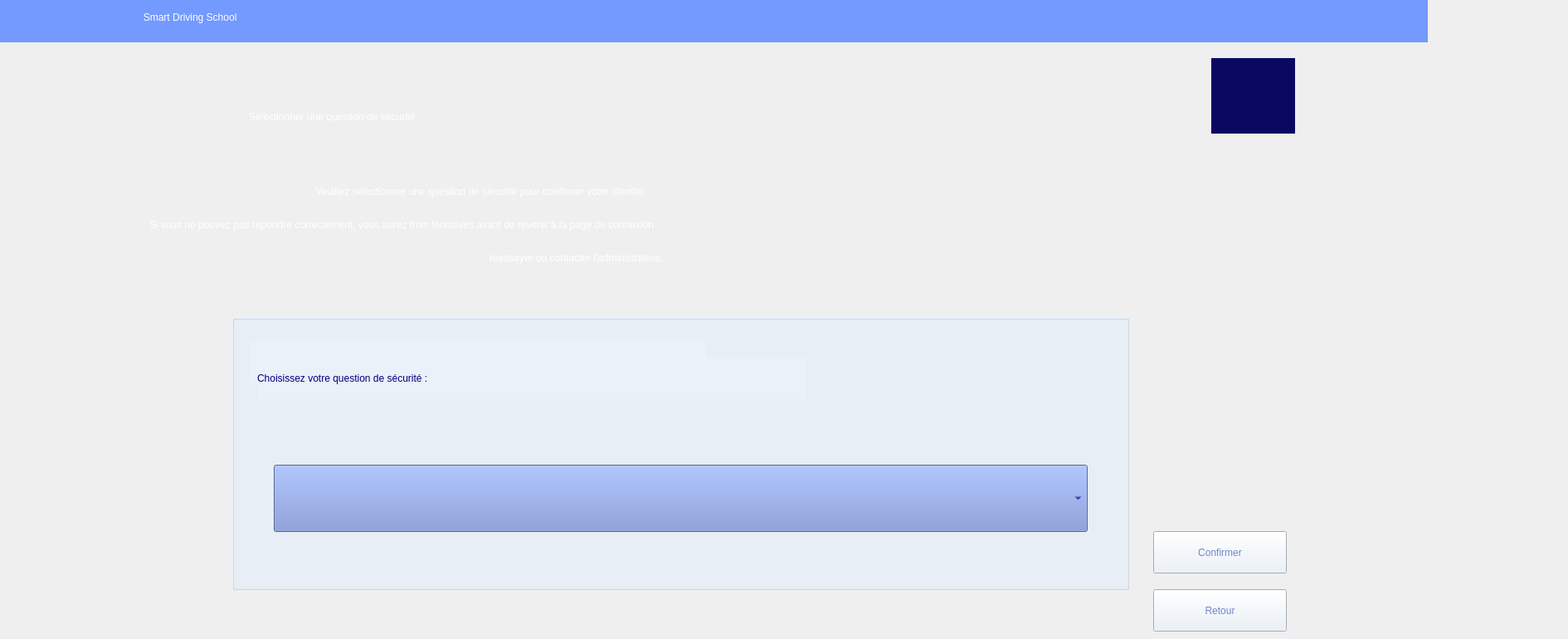
    <widget class="QWidget" name="forgetpwd2">
     <widget class="QLabel" name="label_47">
      <property name="geometry">
       <rect>
        <x>300</x>
        <y>80</y>
        <width>1131</width>
        <height>121</height>
       </rect>
      </property>
      <property name="styleSheet">
       <string notr="true">font: 50pt &quot;Chaparral Pro&quot;;
color: rgb(255, 255, 255);</string>
      </property>
      <property name="text">
       <string>Sélectionner une question de sécurité</string>
      </property>
     </widget>
     <widget class="QLabel" name="label_93">
      <property name="geometry">
       <rect>
        <x>380</x>
        <y>210</y>
        <width>1491</width>
        <height>41</height>
       </rect>
      </property>
      <property name="styleSheet">
       <string notr="true">font: 21pt &quot;Chaparral Pro&quot;;
color: rgb(255, 255, 255);</string>
      </property>
      <property name="text">
       <string>Veuillez sélectionner une question de sécurité pour confirmer votre identité.</string>
      </property>
     </widget>
     <widget class="QLabel" name="label_94">
      <property name="geometry">
       <rect>
        <x>180</x>
        <y>250</y>
        <width>1491</width>
        <height>41</height>
       </rect>
      </property>
      <property name="styleSheet">
       <string notr="true">font: 21pt &quot;Chaparral Pro&quot;;
color: rgb(255, 255, 255);</string>
      </property>
      <property name="text">
       <string>Si vous ne pouvez pas répondre correctement, vous aurez trois tentatives avant de revenir à la page de connexion.</string>
      </property>
     </widget>
     <widget class="QLabel" name="label_118">
      <property name="geometry">
       <rect>
        <x>590</x>
        <y>290</y>
        <width>581</width>
        <height>41</height>
       </rect>
      </property>
      <property name="styleSheet">
       <string notr="true">font: 21pt &quot;Chaparral Pro&quot;;
color: rgb(255, 255, 255);</string>
      </property>
      <property name="text">
       <string>réessayer ou contacter l'administrateur.</string>
      </property>
     </widget>
     <widget class="QGroupBox" name="groupBox_25">
      <property name="geometry">
       <rect>
        <x>280</x>
        <y>380</y>
        <width>1081</width>
        <height>331</height>
       </rect>
      </property>
      <property name="styleSheet">
       <string notr="true">background-color: rgb(234, 241, 249);</string>
      </property>
      <property name="title">
       <string/>
      </property>
      <widget class="QLabel" name="label_12">
       <property name="geometry">
        <rect>
         <x>20</x>
         <y>30</y>
         <width>551</width>
         <height>51</height>
        </rect>
       </property>
       <property name="styleSheet">
        <string notr="true">font: 19pt &quot;Segoe UI&quot;;
color: rgb(0, 0, 127);</string>
       </property>
       <property name="text">
        <string/>
       </property>
      </widget>
      <widget class="QLabel" name="label_11">
       <property name="geometry">
        <rect>
         <x>30</x>
         <y>50</y>
         <width>661</width>
         <height>51</height>
        </rect>
       </property>
       <property name="styleSheet">
        <string notr="true">font: 23pt &quot;Segoe UI&quot;;
color: rgb(0, 0, 127);</string>
       </property>
       <property name="text">
        <string>Choisissez votre question de sécurité :</string>
       </property>
      </widget>
      <widget class="QComboBox" name="comboBox_question">
       <property name="geometry">
        <rect>
         <x>50</x>
         <y>180</y>
         <width>981</width>
         <height>81</height>
        </rect>
       </property>
       <property name="styleSheet">
        <string notr="true">font: 21pt &quot;Segoe UI&quot;;
background-color: rgb(115, 139, 209);
color: rgb(0, 0, 127);</string>
       </property>
      </widget>
     </widget>
     <widget class="QPushButton" name="pushButton_confirmquestion">
      <property name="geometry">
       <rect>
        <x>1390</x>
        <y>640</y>
        <width>161</width>
        <height>51</height>
       </rect>
      </property>
      <property name="styleSheet">
       <string notr="true">background-color: rgb(233, 240, 248);
color: rgb(111, 135, 202);
font: 700 14pt &quot;Segoe UI&quot;;</string>
      </property>
      <property name="text">
       <string>Confirmer</string>
      </property>
      <property name="icon">
       <iconset theme="QIcon::ThemeIcon::EditRedo"/>
      </property>
     </widget>
     <widget class="QPushButton" name="pushButton141_2">
      <property name="geometry">
       <rect>
        <x>1390</x>
        <y>710</y>
        <width>161</width>
        <height>51</height>
       </rect>
      </property>
      <property name="styleSheet">
       <string notr="true">background-color: rgb(233, 240, 248);
color: rgb(111, 135, 202);
font: 700 14pt &quot;Segoe UI&quot;;</string>
      </property>
      <property name="text">
       <string>Retour</string>
      </property>
      <property name="icon">
       <iconset theme="QIcon::ThemeIcon::DocumentRevert"/>
      </property>
     </widget>
     <widget class="QLabel" name="label_9">
      <property name="geometry">
       <rect>
        <x>-160</x>
        <y>-10</y>
        <width>1881</width>
        <height>61</height>
       </rect>
      </property>
      <property name="styleSheet">
       <string notr="true">color: rgb(255, 255, 255);
background-color: rgb(116, 153, 255);
font: 24pt &quot;Segoe UI Symbol&quot;;</string>
      </property>
      <property name="text">
       <string>                                                                                                    Smart Driving School         </string>
      </property>
     </widget>
     <widget class="QLabel" name="label_119">
      <property name="geometry">
       <rect>
        <x>670</x>
        <y>10</y>
        <width>41</width>
        <height>31</height>
       </rect>
      </property>
      <property name="styleSheet">
       <string notr="true">background-color: rgb(116, 153, 255);</string>
      </property>
      <property name="text">
       <string/>
      </property>
      <property name="pixmap">
       <pixmap resource="ressources.qrc">:/images/image22.png</pixmap>
      </property>
      <property name="scaledContents">
       <bool>true</bool>
      </property>
     </widget>
     <widget class="QLabel" name="label_120">
      <property name="geometry">
       <rect>
        <x>1020</x>
        <y>10</y>
        <width>41</width>
        <height>31</height>
       </rect>
      </property>
      <property name="styleSheet">
       <string notr="true">background-color: rgb(116, 153, 255);</string>
      </property>
      <property name="text">
       <string/>
      </property>
      <property name="pixmap">
       <pixmap resource="ressources.qrc">:/images/image22.png</pixmap>
      </property>
      <property name="scaledContents">
       <bool>true</bool>
      </property>
     </widget>
     <widget class="QLabel" name="label_127">
      <property name="geometry">
       <rect>
        <x>1460</x>
        <y>70</y>
        <width>101</width>
        <height>91</height>
       </rect>
      </property>
      <property name="styleSheet">
       <string notr="true">background-color: rgb(11, 8, 97);</string>
      </property>
      <property name="text">
       <string/>
      </property>
      <property name="pixmap">
       <pixmap resource="ressources.qrc">:/images/logoc++++.png</pixmap>
      </property>
      <property name="scaledContents">
       <bool>true</bool>
      </property>
     </widget>
    </widget>
